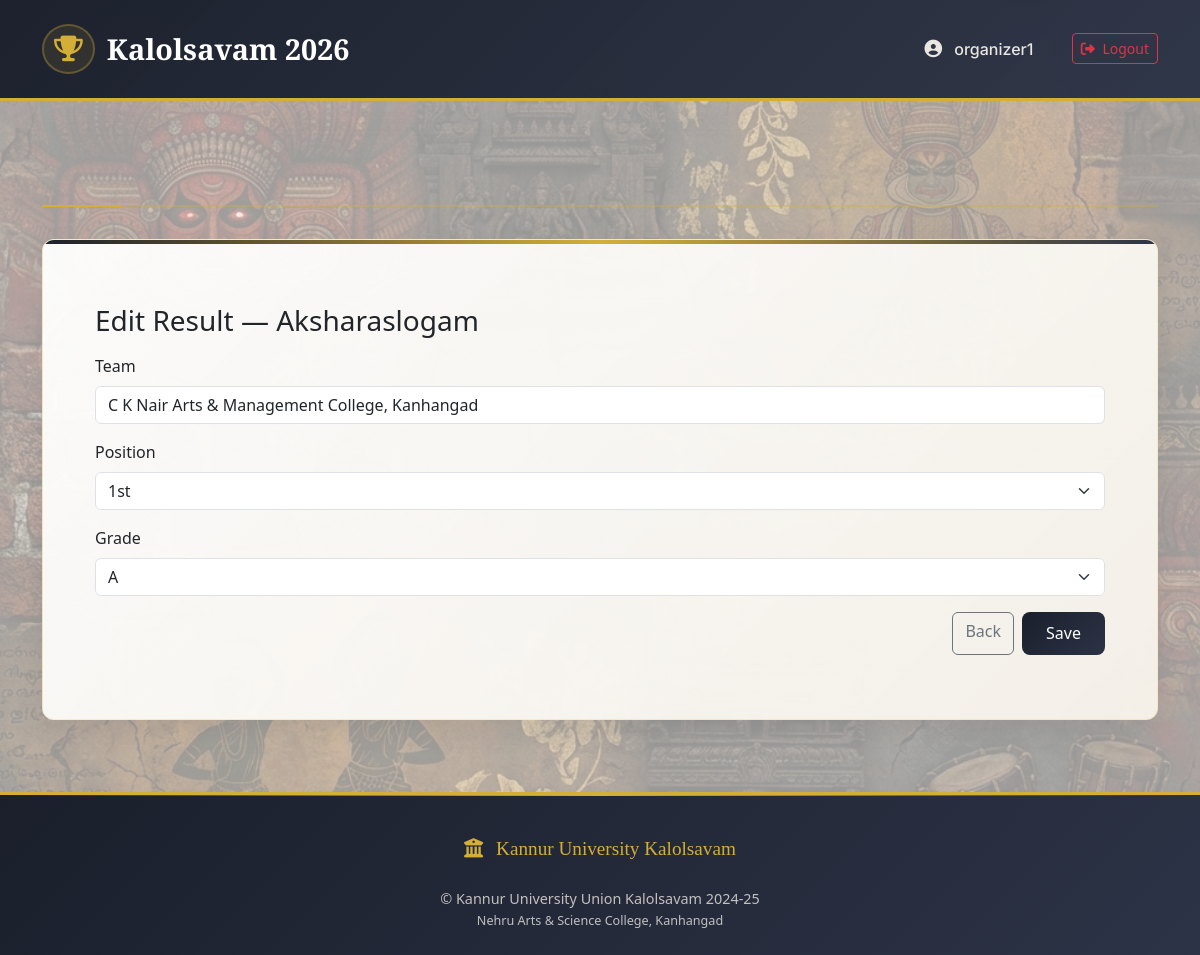
Before: /organizer/results/edit/1/ (signed in) with the older database file.
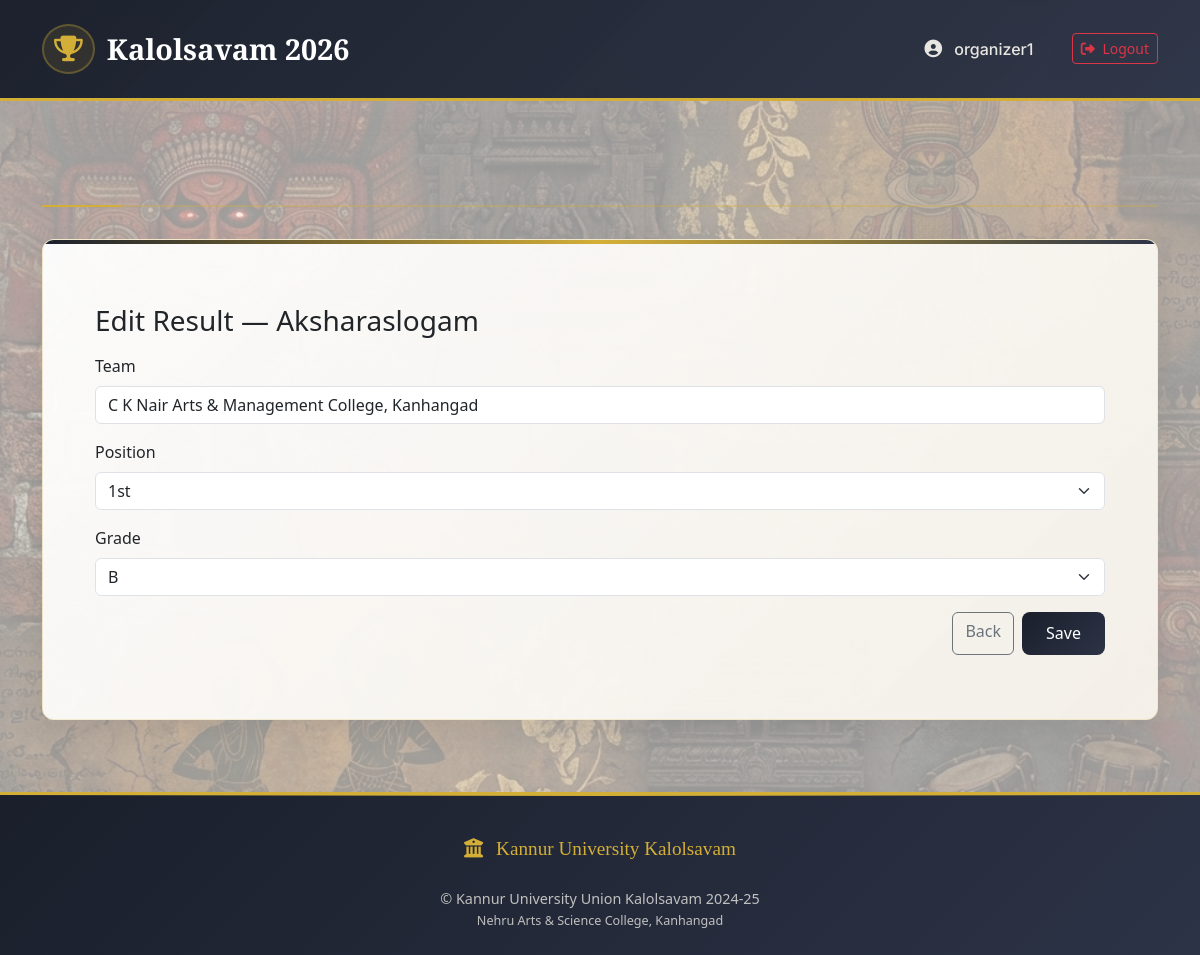
After: the same page with the newer database file.
### accounts/models.py (models this page shows, shortened)
class Result(models.Model):
    POSITION_CHOICES = [
        (1, "1st"),
        (2, "2nd"),
        (3, "3rd"),
    ]
    GRADE_CHOICES = [
        ("A", "A"),
        ("B", "B"),
        ("C", "C"),
        ("D", "D"),
        ("E", "E"),
    ]
    item = models.ForeignKey(Item, on_delete=models.CASCADE, related_name="results")
    team = models.ForeignKey(Team, on_delete=models.CASCADE, related_name="results")
    position = models.PositiveSmallIntegerField(choices=POSITION_CHOICES)
    grade = models.CharField(max_length=1, choices=GRADE_CHOICES, default="E")
    points = models.IntegerField(default=0)
    is_deleted = models.BooleanField(default=False)
    created_at = models.DateTimeField(default=now)
    class Meta:
        unique_together = ("item", "team")
        ordering = ["position", "-points"]

class Item(models.Model):
    name = models.CharField(max_length=255)
    numbers = models.PositiveIntegerField()
    category = models.CharField(max_length=255)
    max_participants = models.PositiveIntegerField(default=1)
    item_type = models.CharField(max_length=10, choices=[("single","single"),("group","group")])  # ← added

class Team(models.Model):
    college = models.ForeignKey(College, on_delete=models.CASCADE)
    item = models.ForeignKey(Item, on_delete=models.CASCADE)
    category = models.CharField(max_length=255)
    students = models.ManyToManyField(Student)
    created_at = models.DateTimeField(auto_now_add=True)

class College(models.Model):
    user = models.ForeignKey(   # 🔥 TEMP: NOT OneToOne
        settings.AUTH_USER_MODEL,
        on_delete=models.CASCADE,
        null=True,
        blank=True,
        related_name="colleges"
    )
    college_name = models.CharField(max_length=255)
    district = models.CharField(max_length=255)

### accounts/views.py (the view, shortened to what this page needs)
# urls.py: path("organizer/results/edit/<int:result_id>/", views.edit_result, name="edit_result"),
@never_cache
@login_required
def edit_result(request, result_id):
    result = get_object_or_404(Result, id=result_id)
    return render(request, "organizer/edit_result.html", {
        "result": result,
        "position_choices": Result.POSITION_CHOICES,   # ✅ FIX
        "grade_choices": [g[0] for g in Result.GRADE_CHOICES],  # ✅ FIX
    })

### accounts/templates/organizer/edit_result.html (shortened to what this page needs)
{% extends "base.html" %}
{% load custom_filters %}
{% block content %}
<div class="container py-4">
  <h3 class="mb-3">Edit Result — {{ result.item.name }}</h3>
  <form method="post">
    <div class="mb-3">
      <label class="form-label">Team</label>
      <input class="form-control" value="{{ result.team.college.college_name }}" readonly>
    </div>
    <div class="mb-3">
      <label class="form-label">Position</label>
      <select name="position" class="form-select">
        {% for v,label in position_choices %}
          <option value="{{ v }}" {% if result.position == v %}selected{% endif %}>{{ label }}</option>
        {% endfor %}
      </select>
    </div>
    <div class="mb-3">
      <label class="form-label">Grade</label>
      <select name="grade" class="form-select">
        {% for g in grade_choices %}
          <option value="{{ g }}" {% if result.grade == g %}selected{% endif %}>{{ g }}</option>
        {% endfor %}
      </select>
    </div>
    <div class="d-flex justify-content-end gap-2">
      <a href="{% url 'view_results' result.item.id %}" class="btn btn-outline-secondary">Back</a>
      <button class="btn btn-primary" type="submit">Save</button>
    </div>
  </form>
</div>
{% endblock %}

Changed rows visible on the page:
changed Result "1st": grade "A" → "B"
